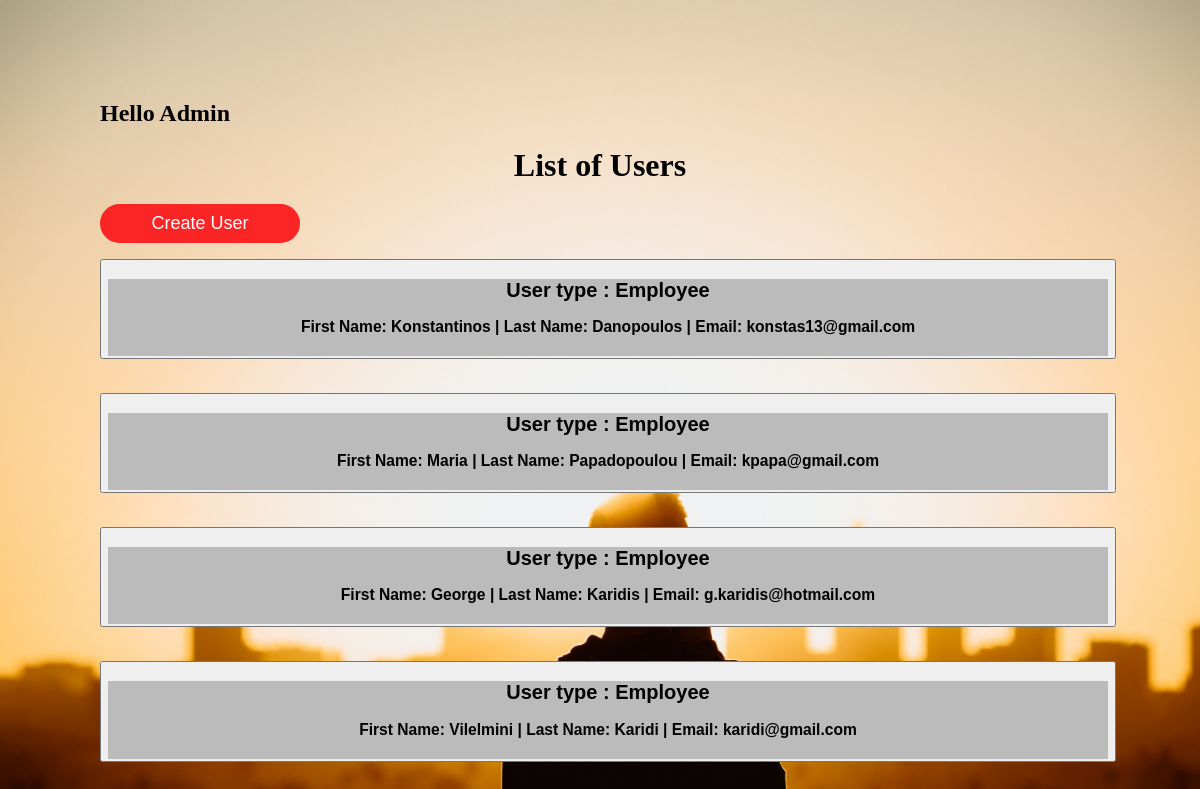
Screenshot of /EpignosisProject/admin.php with the database file from the repository.
### tables this page shows
CREATE TABLE `employee` (
  `first_name` char(30) NOT NULL,
  `last_name` char(30) NOT NULL,
  `passwrd` longtext NOT NULL,
  `e_mail` char(30) NOT NULL,
  `user_id` int(11) NOT NULL
);

### EpignosisProject/admin.php (the view, shortened to what this page needs)
<?php
echo '<h2>Hello Admin  '.$_SESSION['fname'].' '.$_SESSION['lname'].'</h2>';
?>
<!DOCTYPE html>
<html class="subbf">
<link rel="stylesheet" type="text/css" href="style.css">
<body>
  <h1>List of Users</h1>
  <form class="normal" action="includes/go_to_create_inc.php" method="post">
    <button type="submit" name="go-to-create-user">Create User</button>
  </form>
<?php
require 'includes/dbh_inc.php';
$sql = "SELECT * FROM employee";
$stmt = mysqli_stmt_init($conn);
if(!mysqli_stmt_prepare($stmt,$sql)){
     header("Location: ../index.php?DatabaseFatalErrorConnection");
     exit();
   }
mysqli_stmt_execute($stmt);
$stmt = mysqli_stmt_get_result($stmt);
while($row = mysqli_fetch_assoc($stmt)){
  echo '<form action="updateUser.php" method="post">
        <button type="submit" value="e'.$row['user_id'].'" name="link"><div class="column" style="background-color:#bbb;">
        <h2>User type : Employee </h2>
        <h3>First Name: '.$row['first_name'].' | Last Name: '.$row['last_name'].' | Email: '.$row['e_mail'].'</h3>
        </div></button>
        </form>
        <br>';
}
?>
</body>
</html>

### EpignosisProject/style.css (style rules this page uses)
.subbf body { margin: 0; padding: 100px; background: url(image.jpg); background-position:center; background-size:cover; background-repeat: no-repeat; }
h1 { text-align: center; margin: 0; padding: 0 0 20px; }
.normal button[type="submit"] { border: none; outline: none; height: 39px; background: #fb2525; color: #fff; font-size: 18px; width: 200px; border-radius: 20px; }
h3 { text-align: center; margin: 0; padding: 0 0 20px; }
.column { width: 1000px; }

### rows the page displays
employee: first_name "Konstantinos", last_name "Danopoulos", e_mail "konstas13@gmail.com"
employee: first_name "Maria", last_name "Papadopoulou", e_mail "kpapa@gmail.com"
employee: first_name "George", last_name "Karidis", e_mail "g.karidis@hotmail.com"
employee: first_name "Vilelmini", last_name "Karidi", e_mail "karidi@gmail.com"
